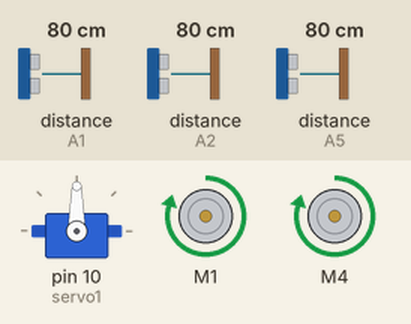
Bench run of a sketch on a simulated Arduino Uno, built with avr-gcc and run on an emulated ATmega328P. Shown: servo, 2 × DC motor (green arrow = forward, orange = backward, longer = faster). Wiring (inferred from the names in the program): ultrasonic range finder: trigger A4; echo A5. Inputs (shaded band) come from the test bench; at power-on: distance to the obstacle (sensors on A5, A2, A1) 80 cm. The echo pulse lasts 58.3 µs per cm.

Above: at 1.7 s.
1.8 s: distance to the obstacle (sensor on A5) set to 13 cm
3.3 s: distance to the obstacle (sensor on A5) set to 10 cm
At 5.7 s:
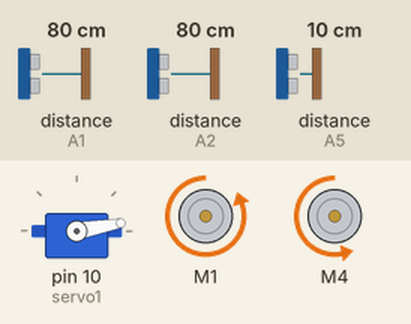
6.3 s: distance to the obstacle (sensor on A5) set to 18 cm
At 8.9 s:
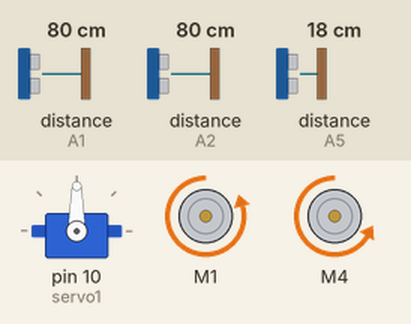
9.3 s: distance to the obstacle (sensor on A2) set to 18 cm
10.8 s: distance to the obstacle (sensor on A2) set to 13 cm
At 12.7 s:
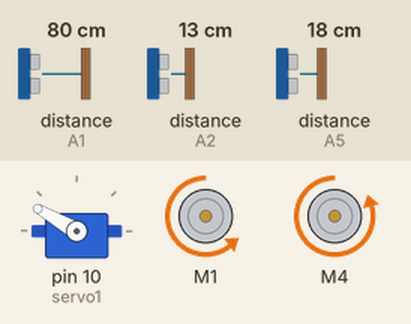
13.8 s: distance to the obstacle (sensor on A2) set to 8 cm
15.3 s: distance to the obstacle (sensor on A2) set to 5 cm
At 16.6 s:
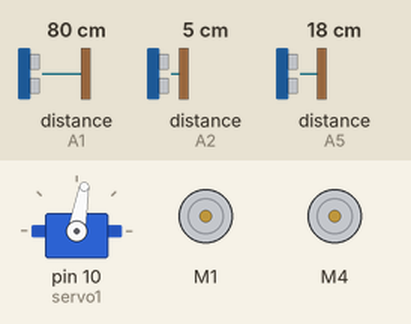
Timing chart, 0 to 18.3 s (numbered marks = the images above; inputs shaded):
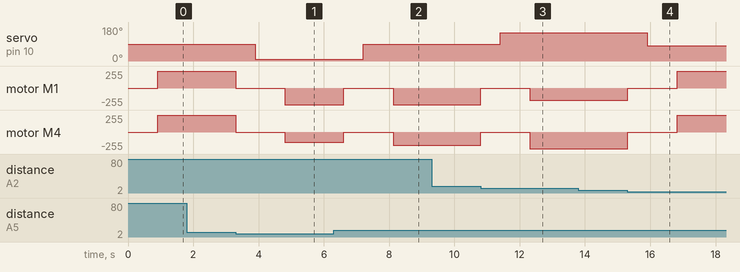

The sketch:

parallel_parking_arduino_code.ino
```cpp
#include <AFMotor.h>
    #include <Servo.h>
    Servo servo1;
AF_DCMotor motor1(1, MOTOR12_64KHZ); // create motor #2, 64KHz pwm
    AF_DCMotor motor2(4, MOTOR12_64KHZ);
int distance;
   long duration;
   #define echoPin A2 // attach pin D2 Arduino to pin Echo of HC-SR04
  #define trigPin A3
  int distance1;
   long duration1;
   #define echoPin1 A5 // attach pin D2 Arduino to pin Echo of HC-SR04
  #define trigPin1 A4
  int distance2;
  long duration2;
   #define echoPin2 A1 // attach pin D2 Arduino to pin Echo of HC-SR04
  #define trigPin2 A0
  double  parkingspace;
   double  sidespace;
void setup() {
  servo1.write(90);
   servo1.attach(10);

  // put your setup code here, to run once:
pinMode(trigPin, OUTPUT); // Sets the trigPin as an OUTPUT
  pinMode(echoPin, INPUT);
  pinMode(trigPin1, OUTPUT); // Sets the trigPin as an OUTPUT
  pinMode(echoPin1, INPUT);
  pinMode(trigPin2, OUTPUT); // Sets the trigPin as an OUTPUT
  pinMode(echoPin2, INPUT);
  motor1.setSpeed(250);
      motor2.setSpeed(250);
      spacefind();
      Serial.begin(9600);


}


void loop() {

  // put your main code here, to run repeatedly:

}

double backdistance()
{ digitalWrite(trigPin, LOW);
  delayMicroseconds(2);

  // Sets the trigPin HIGH (ACTIVE) for 10 microseconds
  digitalWrite(trigPin, HIGH);
  delayMicroseconds(10);
  digitalWrite(trigPin, LOW);

  // Reads the echoPin, returns the sound wave travel time in microseconds
  duration = pulseIn(echoPin, HIGH);

  // Calculating the distance
  distance = duration * 0.034 / 2; // Speed of sound wave divided by 2 (go and back)
  Serial.print("Distance: ");
  Serial.print(distance);
  return distance;
}

double sidedistance()
{ digitalWrite(trigPin1, LOW);
  delayMicroseconds(2);

  // Sets the trigPin HIGH (ACTIVE) for 10 microseconds
  digitalWrite(trigPin1, HIGH);
  delayMicroseconds(10);
  digitalWrite(trigPin1, LOW);

  // Reads the echoPin, returns the sound wave travel time in microseconds
  duration1 = pulseIn(echoPin1, HIGH);

  // Calculating the distance
  distance1 = duration1 * 0.034 / 2; // Speed of sound wave divided by 2 (go and back)
  Serial.print("Distance: ");
  Serial.print(distance1);
  return distance1;
}

double frontdistance()
{ digitalWrite(trigPin2, LOW);
  delayMicroseconds(2);

  // Sets the trigPin HIGH (ACTIVE) for 10 microseconds
  digitalWrite(trigPin2, HIGH);
  delayMicroseconds(10);
  digitalWrite(trigPin2, LOW);

  // Reads the echoPin, returns the sound wave travel time in microseconds
  duration2 = pulseIn(echoPin2, HIGH);

  // Calculating the distance
  distance2 = duration2 * 0.034 / 2; // Speed of sound wave divided by 2 (go and back)
  Serial.print("Distance: ");
  Serial.print(distance2);
  return distance2;
}

void spacefind()
{
  sidespace=sidedistance();
      servo1.write(90);
      delay(900);

 while(sidespace>10)
  {
  sidespace=sidedistance();

       motor1.setSpeed(250);
      motor2.setSpeed(250);
      motor1.run(FORWARD);

      motor2.run(FORWARD);

  }


    motor1.run(RELEASE);
    motor2.run(RELEASE);
    delay(600);
    reversedrive();
  }
void reversedrive()
{
      parkingspace = sidedistance();
servo1.write(10);
delay(900);
 while(parkingspace<12)
  {     parkingspace=sidedistance();

        motor1.setSpeed(254);
      motor2.setSpeed(150);
      motor1.run(BACKWARD);

      motor2.run(BACKWARD);
      delay(300);

  }


    motor1.run(RELEASE);
    motor2.run(RELEASE);
    delay(600);
    servo1.write(90);
    delay(900);
     parkingspace = backdistance();
    while(parkingspace>14)
  {     parkingspace = backdistance();

        motor1.setSpeed(250);
      motor2.setSpeed(200);
      motor1.run(BACKWARD);

      motor2.run(BACKWARD);

  }
 motor1.run(RELEASE);
    motor2.run(RELEASE);
    delay(600);

    sidedrive();


}
void sidedrive()
{
      parkingspace = backdistance();
      sidespace=sidedistance();
      servo1.write(150);
      delay(900);

 while(parkingspace>5 && sidespace>2)
  {

parkingspace = backdistance();
  sidespace=sidedistance();

        motor1.setSpeed(180);
      motor2.setSpeed(250);
      motor1.run(BACKWARD);

      motor2.run(BACKWARD);

  }


    motor1.run(RELEASE);
    motor2.run(RELEASE);
    delay(600);
    servo1.write(90);

    frwddrive();

}

void frwddrive()
{
      parkingspace = frontdistance();
      sidespace=sidedistance();
      servo1.write(80);
      delay(900);

 while(parkingspace >5)
  {     parkingspace = frontdistance();
  sidespace=sidedistance();

        motor1.setSpeed(250);
      motor2.setSpeed(250);
      motor1.run(FORWARD);

      motor2.run(FORWARD);

  }


    motor1.run(RELEASE);
    motor2.run(RELEASE);
    delay(600);
    servo1.write(90);


}
```

Measured:
- the behaviour switches between 12 and 11 cm on distance to the obstacle (sensor on A5) (found by bisection; images 0 and 1)
- the behaviour switches between 16 and 15 cm on distance to the obstacle (sensor on A2) (found by bisection; images 2 and 3)
- the behaviour switches between 7 and 6 cm on distance to the obstacle (sensor on A2) (found by bisection; images 3 and 4)
- after the input at 1.8 s, every drawn part: stays the same
- after the input at 3.3 s, servo on pin 10 (servo1): 90° → 10° after 0.60 s; motor M1: forward 250/255 → stopped at once, → backward 254/255 1.5 s later; motor M4: forward 250/255 → stopped at once, → backward 150/255 1.5 s later
- after the input at 6.3 s, servo on pin 10 (servo1): 10° → 90° after 0.91 s; motor M1: backward 254/255 → stopped after 0.31 s, → backward 250/255 1.5 s later; motor M4: backward 150/255 → stopped after 0.31 s, → backward 200/255 1.5 s later
- after the input at 9.3 s, every drawn part: stays the same
- after the input at 10.8 s, servo on pin 10 (servo1): 90° → 150° after 0.61 s; motor M1: backward 250/255 → stopped at once, → backward 180/255 1.5 s later; motor M4: backward 200/255 → stopped at once, → backward 250/255 1.5 s later
- after the input at 13.8 s, every drawn part: stays the same
- after the input at 15.3 s, servo on pin 10 (servo1): 150° → 80° after 0.61 s; motor M1: backward 180/255 → stopped at once, → forward 250/255 1.5 s later; motor M4: backward 250/255 → stopped at once, → forward 250/255 1.5 s later
